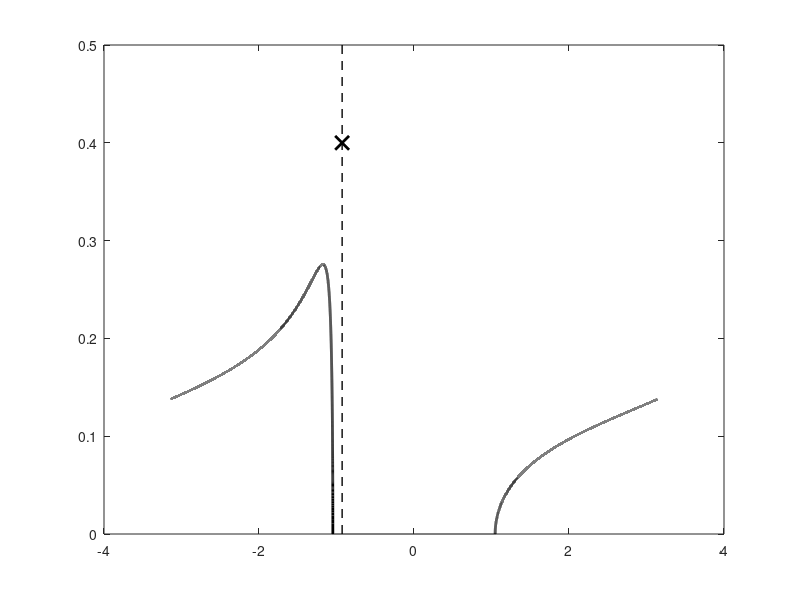

Write the MATLAB code that produced this figure. (Note: this script raises an error after producing the figure.)
clear
close all

% Add utils and data folders
currentFile = mfilename('fullpath');
[currentDir, ~, ~] = fileparts(currentFile);
targetPath = fullfile(currentDir, '..', 'utils');
addpath(genpath(targetPath));
targetPath = fullfile(currentDir, '..', 'data_online');
addpath(genpath(targetPath));

%%%%%%%%%%%%%%%% CODE FOR Example in Section 5.5.1 %%%%%%%%%%%%%%%
%%%%%%%%%%%%%%%%%%%%%%%%%%%%%%%%%%%%%%%%%%%%%%%%%%%%%%%%%%%%%%%%%%

%% Set parameters for the experiment

X = -pi:0.00005:pi;

a_c = @(k) 0*k+0.5i;
BETA = 2*angle(1+conj(a_c(0)));
tha = 2*asin(abs(a_c(0)));
F = @(th) (abs(th)>tha).*sqrt(cos(tha/2)^2-cos(th/2).^2)./(2*pi*abs(1+a_c(0))*abs(sin((th-BETA)/2)));
stdev = abs(abs(BETA)-abs(tha))/2;

mass = max(2/abs(1+a_c(0))^2*(abs(a_c(0)+1/2)^2-1/4),0);

%% Plot the measure

figure
plot(X,F(X),'k','linewidth',2)
hold on
plot(BETA,mass,'xk','markersize',10,'linewidth',2)
plot([BETA,BETA],[0,0.5],'--k','linewidth',1)
ax = gca; ax.FontSize = 14;
xlim([-pi,pi])
xlabel('$\theta$','interpreter','latex','fontsize',18)
ax=gca; ax.FontSize=18;

%% Form large matrix

N = 2000;
rho_c = @(k) sqrt(1-abs(a_c(k)).^2);
A = sparse(N+2,N+2);
A(1:2,1:3) = [conj(a_c(0)) conj(a_c(1))*rho_c(0) rho_c(1)*rho_c(0);
    rho_c(0) -conj(a_c(1))*a_c(0) -rho_c(1)*a_c(0)];
for j=1:round((N+2)/2)
    A([2*j+1,2*j+2],2*j:(2*j+3)) = [conj(a_c(2*j))*rho_c(2*j-1) -conj(a_c(2*j))*a_c(2*j-1) conj(a_c(2*j+1))*rho_c(2*j) rho_c(2*j)*rho_c(2*j+1);
                                    rho_c(2*j)*rho_c(2*j-1)     -rho_c(2*j)*a_c(2*j-1)     -conj(a_c(2*j+1))*a_c(2*j)  -rho_c(2*j+1)*a_c(2*j)];
end

% speed up computation for rational kernels by diagonalising polar decomposition
U = A(1:N,1:N);
[U,~,V] = svd(full(U)'); U=V*U';
[V,E] = eig(U,'vector');
c = zeros(N,1); c(1) = 1;
c2 = V\c; % change to eigenvector coordinates

%% Plot example

X = -1.5:0.0001:0;
mu = F(X);

epsilon = 0.01;

order = 2;
mu2 = 0*X;
[poles,res] = rational_kernel(order,'equi');
for mm = 1:order
    Z = exp(1i*X-1i*epsilon*poles(mm));
    mu2 = mu2 - real(res(mm)*FC(E,Z,c2))/pi/2;
end

order = 4;
mu4 = 0*X;
[poles,res] = rational_kernel(order,'equi');
for mm = 1:order
    Z = exp(1i*X-1i*epsilon*poles(mm));
    mu4 = mu4 - real(res(mm)*FC(E,Z,c2))/pi/2;
end

order = 6;
mu6 = 0*X;
[poles,res] = rational_kernel(order,'equi');
for mm = 1:order
    Z = exp(1i*X-1i*epsilon*poles(mm));
    mu6 = mu6-real(res(mm)*FC(E,Z,c2))/pi/2;
end

N = round(6/epsilon);
MU = zeros(N+1,1);
MU(1) = 1;
phi_opt4 = @(x)  1- x.^4.*(-20*abs(x).^3 + 70*x.^2 - 84*abs(x) + 35);
phi_inft = @(x) exp(-2./(1-abs(x)).*exp(-0.109550455106347./abs(x).^4));

v = c;
for j = 2:N+1
    v = U*v;
    MU(j) = v(1);
end
MU = flipud([conj(flipud(MU(2:end)));MU]/(2*pi));

nn = abs(-N:N);
g4 = phi_opt4(nn/N);
gJ = ((1-nn/N).*cos(nn/N*pi) + cot(pi/N)/N*sin(nn/N*pi));
ginf = phi_inft(nn/N);

nu2 = chebfun(gJ(:).*MU(:),[-pi pi],'trig','coeffs');
nu3 = chebfun(g4(:).*MU(:),[-pi pi],'trig','coeffs');
nu4 = chebfun(ginf(:).*MU(:),[-pi pi],'trig','coeffs');

mu(isnan(mu)) = eps;
mu(abs(mu)<10^(-14)) = eps;

figure
semilogy(X,mu,':g','linewidth',4)
hold on
semilogy(X,max(mu2,eps),'-k','linewidth',1)
xlim([-1.5,0])
ylim(10.^([-11,5]))
xlabel('$\theta$','interpreter','latex','fontsize',18)
ax=gca; ax.FontSize=18;
title('$m=2$','interpreter','latex','fontsize',30)

figure
semilogy(X,mu,':g','linewidth',4)
hold on
semilogy(X,max(mu4,eps),'-k','linewidth',1)
xlim([-1.5,0])
ylim(10.^([-11,5]))
xlabel('$\theta$','interpreter','latex','fontsize',18)
ax=gca; ax.FontSize=18;
title('$m=4$','interpreter','latex','fontsize',30)

figure
semilogy(X,mu,':g','linewidth',4)
hold on
semilogy(X,max(mu6,eps),'-k','linewidth',1)
xlim([-1.5,0])
ylim(10.^([-11,5]))
xlabel('$\theta$','interpreter','latex','fontsize',18)
ax=gca; ax.FontSize=18;
title('$m=6$','interpreter','latex','fontsize',30)

figure
semilogy(X,mu,':g','linewidth',4)
hold on
semilogy(X,max(nu2(X),eps),'-k','linewidth',1)
xlim([-1.5,0])
ylim(10.^([-11,5]))
xlabel('$\theta$','interpreter','latex','fontsize',18)
ax=gca; ax.FontSize=18;
title('Jackson','interpreter','latex','fontsize',30)

figure
semilogy(X,mu,':g','linewidth',4)
hold on
semilogy(X,max(nu3(X),eps),'-k','linewidth',1)
xlim([-1.5,0])
ylim(10.^([-11,5]))
xlabel('$\theta$','interpreter','latex','fontsize',18)
ax=gca; ax.FontSize=18;
title('Vandeven 4','interpreter','latex','fontsize',30)

figure
semilogy(X,mu,':g','linewidth',4)
hold on
semilogy(X,max(nu4(X),eps),'-k','linewidth',1)
xlim([-1.5,0])
ylim(10.^([-11,5]))
xlabel('$\theta$','interpreter','latex','fontsize',18)
ax=gca; ax.FontSize=18;
title('Bump','interpreter','latex','fontsize',30)


function d = FC(E,Z,c) % fast way to apply resolvent methods using diagonalised matrix

a = (E+Z).*conj(c);
b = (1./(E-Z)).*c;
d = sum(a.*b,1);


end
